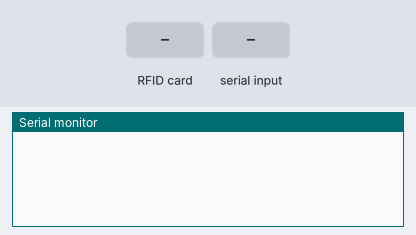
The sketch below on a simulated Arduino Uno, built with avr-gcc and run on an emulated ATmega328P. Shown: the last lines printed to the serial monitor. The test bench sets the inputs (shaded band).

Above: at 1.2 s.
1.3 s: RFID card 5E 7A 19 C4 held to the reader
At 2.5 s:
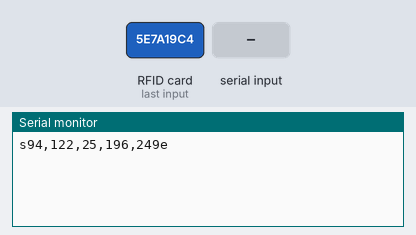
2.8 s: "Chronojump RFID\n" received over Serial
At 3.5 s:
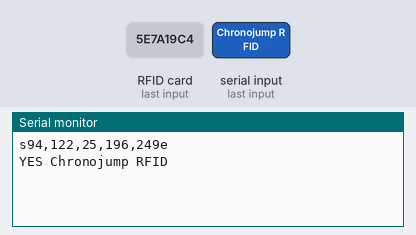

The sketch:

RFID.ino
```cpp
#include <SPI.h>    //Load SPI on Arduino IDE
#include <RFID.h>   //Load RC522_RFID library (Paul Kourany)

#define SS_PIN 10   // Declare SDA pin on Arduino
#define RST_PIN 9   // Declare RST pin on Arduino
RFID rfid(SS_PIN, RST_PIN);   //Start RFID object

String cardID;      //Declare string variable to print RFID value

String inputString = "";

void setup() {
	Serial.begin(9600); //Start serial
	SPI.begin();        //Start SPI
	rfid.init();        //Start RFID object
}

void loop() {
	if (rfid.isCard()) {   //If there is a card close to the reader ...
		if (rfid.readCardSerial()) {     //Read the card ID
                        cardID = "s";            //'s'tart mark
			cardID += String(rfid.serNum[0]) + "," + String(rfid.serNum[1]) + "," + String(rfid.serNum[2]) +
				"," + String(rfid.serNum[3]) + "," + String(rfid.serNum[4]);  //Convert to str
			cardID += "e"; 		//'e'nd mark
			Serial.println(cardID); 	//show on serial monitor
		}
	}
	delay(50);
}

void serialEvent()
{
	while (Serial.available())
	{
		char inChar = (char)Serial.read();
		inputString += inChar;
		if (inChar == '\n')
		{
			if (inputString.startsWith("Chronojump RFID"))
			{
				Serial.println("YES Chronojump RFID");
			}
			inputString = "";
		}
	}
}
```

Measured:
- after the input at 1.3 s, the serial monitor: prints a new line at once (image 1)
- after the input at 2.8 s, the serial monitor: prints a new line after 0.08 s (image 2)
